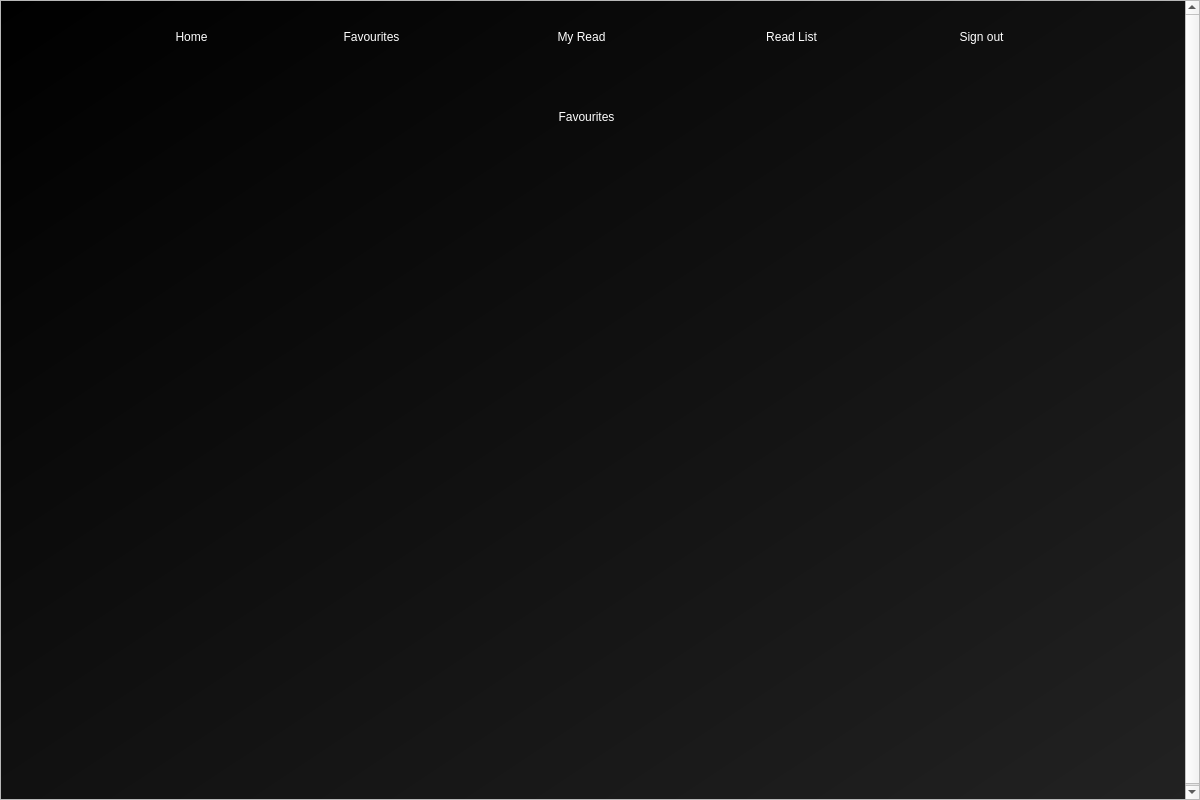
<?xml version="1.0" encoding="UTF-8"?>
<ui version="4.0">
 <class>Dialog</class>
 <widget class="QDialog" name="Dialog">
  <property name="geometry">
   <rect>
    <x>0</x>
    <y>0</y>
    <width>1200</width>
    <height>800</height>
   </rect>
  </property>
  <property name="windowTitle">
   <string>Favourites</string>
  </property>
  <property name="windowIcon">
   <iconset>
    <normaloff>assets/wiki_icon.png</normaloff>assets/wiki_icon.png</iconset>
  </property>
  <widget class="QScrollArea" name="scrollArea">
   <property name="geometry">
    <rect>
     <x>0</x>
     <y>0</y>
     <width>1200</width>
     <height>800</height>
    </rect>
   </property>
   <property name="horizontalScrollBarPolicy">
    <enum>Qt::ScrollBarAlwaysOff</enum>
   </property>
   <property name="widgetResizable">
    <bool>false</bool>
   </property>
   <widget class="QWidget" name="scrollAreaWidgetContents">
    <property name="geometry">
     <rect>
      <x>0</x>
      <y>0</y>
      <width>1200</width>
      <height>800</height>
     </rect>
    </property>
    <widget class="QWidget" name="bgwidget" native="true">
     <property name="geometry">
      <rect>
       <x>0</x>
       <y>0</y>
       <width>1200</width>
       <height>800</height>
      </rect>
     </property>
     <property name="styleSheet">
      <string notr="true">QWidget#bgwidget{
background-color: rgb(18, 18, 18);
background-color: qlineargradient(spread:pad, x1:0, y1:0, x2:1, y2:1, stop:0 rgba(0, 0, 0, 255), stop:1 rgba(34, 34, 34, 255));}
</string>
     </property>
     <widget class="QLabel" name="title_label">
      <property name="geometry">
       <rect>
        <x>0</x>
        <y>80</y>
        <width>1171</width>
        <height>71</height>
       </rect>
      </property>
      <property name="styleSheet">
       <string notr="true">color: rgb(255, 255, 255);
font: 20pt &quot;MS Shell Dlg 2&quot;;</string>
      </property>
      <property name="text">
       <string>Favourites</string>
      </property>
      <property name="alignment">
       <set>Qt::AlignCenter</set>
      </property>
     </widget>
     <widget class="QPushButton" name="menu_my_read">
      <property name="geometry">
       <rect>
        <x>540</x>
        <y>20</y>
        <width>81</width>
        <height>31</height>
       </rect>
      </property>
      <property name="cursor">
       <cursorShape>PointingHandCursor</cursorShape>
      </property>
      <property name="styleSheet">
       <string notr="true">border-radius: 20px;
background-color: rgba(238, 2, 73, 0);
font: 12pt &quot;MS Shell Dlg 2&quot;;
color: rgb(255, 255, 255);</string>
      </property>
      <property name="text">
       <string>My Read</string>
      </property>
     </widget>
     <widget class="QPushButton" name="menu_home">
      <property name="geometry">
       <rect>
        <x>160</x>
        <y>20</y>
        <width>61</width>
        <height>31</height>
       </rect>
      </property>
      <property name="cursor">
       <cursorShape>PointingHandCursor</cursorShape>
      </property>
      <property name="styleSheet">
       <string notr="true">border-radius: 20px;
background-color: rgba(238, 2, 73, 0);
font: 12pt &quot;MS Shell Dlg 2&quot;;
color: rgb(255, 255, 255);</string>
      </property>
      <property name="text">
       <string>Home</string>
      </property>
     </widget>
     <widget class="QPushButton" name="menu_sign_out">
      <property name="geometry">
       <rect>
        <x>940</x>
        <y>20</y>
        <width>81</width>
        <height>31</height>
       </rect>
      </property>
      <property name="cursor">
       <cursorShape>PointingHandCursor</cursorShape>
      </property>
      <property name="styleSheet">
       <string notr="true">border-radius: 20px;
background-color: rgba(238, 2, 73, 0);
font: 12pt &quot;MS Shell Dlg 2&quot;;
color: rgb(255, 255, 255);</string>
      </property>
      <property name="text">
       <string>Sign out</string>
      </property>
     </widget>
     <widget class="QPushButton" name="menu_read_list">
      <property name="geometry">
       <rect>
        <x>740</x>
        <y>20</y>
        <width>101</width>
        <height>31</height>
       </rect>
      </property>
      <property name="cursor">
       <cursorShape>PointingHandCursor</cursorShape>
      </property>
      <property name="styleSheet">
       <string notr="true">border-radius: 20px;
background-color: rgba(238, 2, 73, 0);
font: 12pt &quot;MS Shell Dlg 2&quot;;
color: rgb(255, 255, 255);</string>
      </property>
      <property name="text">
       <string>Read List</string>
      </property>
     </widget>
     <widget class="QPushButton" name="menu_fav">
      <property name="geometry">
       <rect>
        <x>320</x>
        <y>20</y>
        <width>101</width>
        <height>31</height>
       </rect>
      </property>
      <property name="cursor">
       <cursorShape>PointingHandCursor</cursorShape>
      </property>
      <property name="styleSheet">
       <string notr="true">border-radius: 20px;
background-color: rgba(238, 2, 73, 0);
font: 12pt &quot;MS Shell Dlg 2&quot;;
color: rgb(255, 255, 255);</string>
      </property>
      <property name="text">
       <string>Favourites</string>
      </property>
     </widget>
    </widget>
   </widget>
  </widget>
 </widget>
 <resources/>
 <connections/>
</ui>
